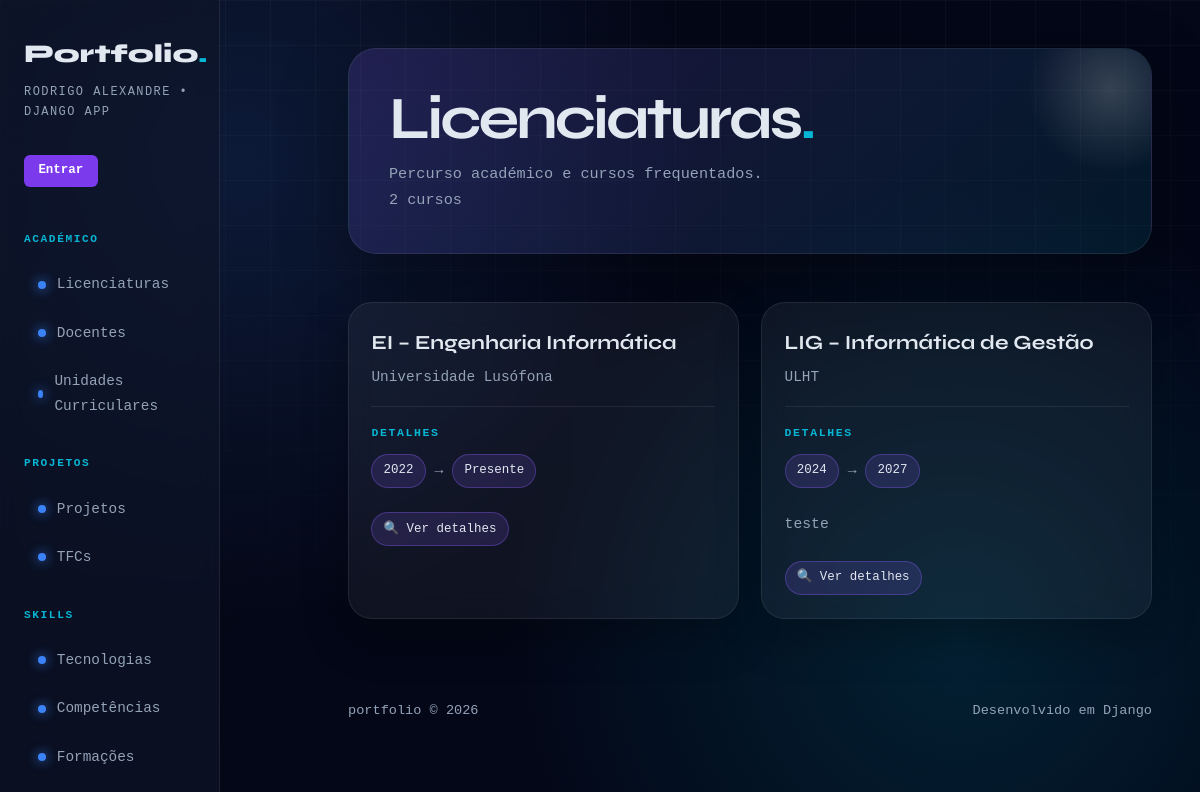
/portfolio/licenciaturas/, run on an earlier commit of the app's database.
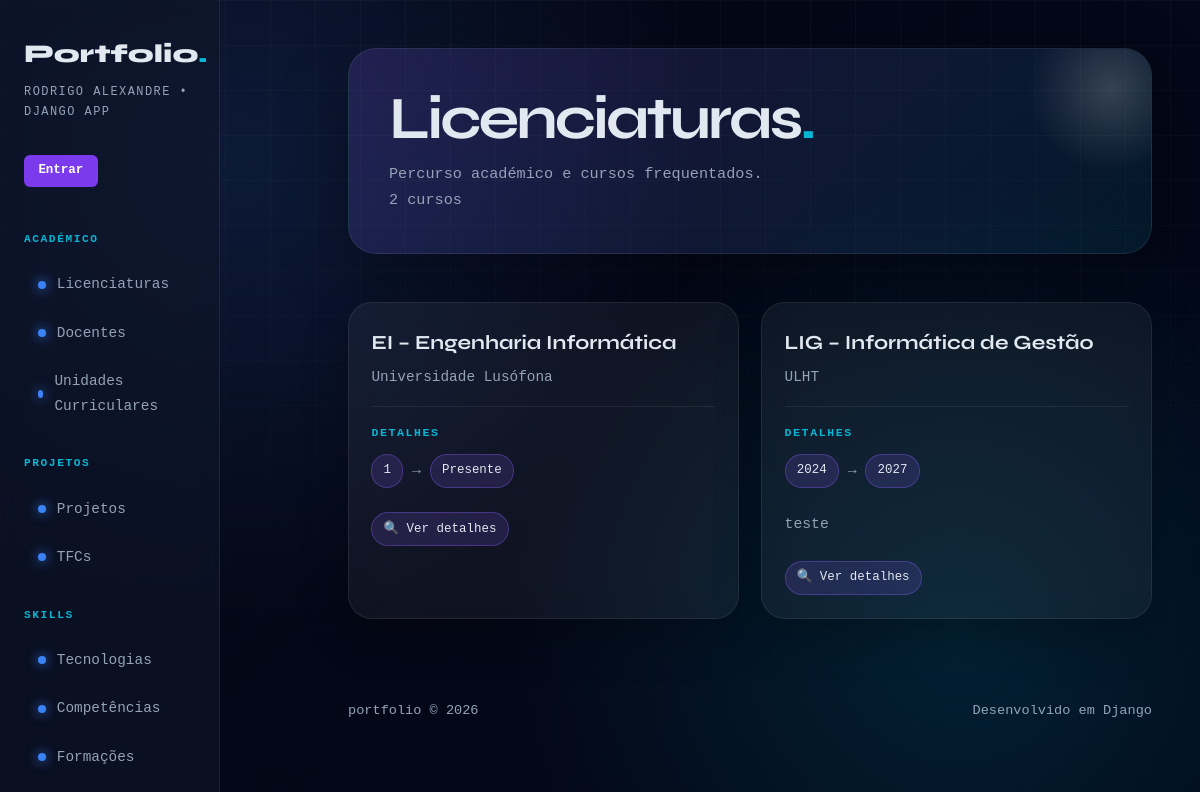
And on a later commit of the database.
### portfolio/models.py (models this page shows, shortened)
class Licenciatura(models.Model):
    nome = models.CharField(max_length=200)
    sigla = models.CharField(max_length=20)
    instituicao = models.CharField(max_length=200)
    descricao = models.TextField(blank=True)
    ano_inicio = models.IntegerField()
    ano_fim = models.IntegerField(null=True, blank=True)
    url_curso = models.URLField(blank=True)
    class Meta:
        verbose_name_plural = "Licenciaturas"

### portfolio/views.py (the view)
# urls.py: path('licenciaturas/', views.licenciaturas_view, name='licenciaturas'),
def licenciaturas_view(request):
    licenciaturas = Licenciatura.objects.prefetch_related('ucs', 'tfcs').all()
    return render(request, 'portfolio/licenciaturas.html', {'licenciaturas': licenciaturas})

### accounts/templatetags/auth_extras.py (called while the page is built)
@register.filter
def in_group(user, group_name):
    if not user.is_authenticated:
        return False
    return user.groups.filter(name=group_name).exists()

### portfolio/templates/portfolio/licenciaturas.html (shortened to what this page needs)
{% extends "portfolio/base.html" %}
{% load auth_extras %}
{% block content %}
<div class="page-header">
    <div>
        <h2>Licenciaturas<span>.</span></h2>
        <p>Percurso académico e cursos frequentados.</p>
    </div>
    <span class="page-count">{{ licenciaturas|length }} cursos</span>
</div>
<section class="grid">
    {% for lic in licenciaturas %}
    <article class="card">
        <header>
            <h3>
                <a href="{% url 'licenciatura_detail' lic.id %}"
                   style="color: inherit; text-decoration: none;">
                    {{ lic.sigla }} – {{ lic.nome }}
                </a>
            </h3>
            <p>{{ lic.instituicao }}</p>
        </header>
        <section>
            <h4>Detalhes</h4>
            <p>
                <span class="badge">{{ lic.ano_inicio }}</span>
                →
                <span class="badge">
                    {% if lic.ano_fim %}
                        {{ lic.ano_fim }}
                    {% else %}
                        Presente
                    {% endif %}
                </span>
            </p>
            {% if lic.descricao %}
                <br>
                <p>{{ lic.descricao|truncatechars:120 }}</p>
            {% endif %}
            <br>
            <a href="{% url 'licenciatura_detail' lic.id %}"
               class="badge"
               style="text-decoration: none;">
                🔍 Ver detalhes
            </a>
        </section>
    </article>
    {% endfor %}
</section>
{% endblock %}

What changed in the data, as far as the page shows it:
changed Licenciatura "EI": ano_inicio "2022" → "1"
